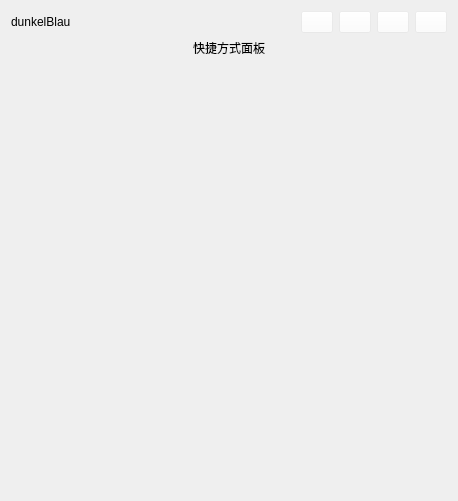
<?xml version="1.0" encoding="UTF-8"?>
<ui version="4.0">
 <class>Widget</class>
 <widget class="QWidget" name="Widget">
  <property name="geometry">
   <rect>
    <x>0</x>
    <y>0</y>
    <width>420</width>
    <height>501</height>
   </rect>
  </property>
  <property name="sizePolicy">
   <sizepolicy hsizetype="Preferred" vsizetype="Fixed">
    <horstretch>0</horstretch>
    <verstretch>0</verstretch>
   </sizepolicy>
  </property>
  <property name="minimumSize">
   <size>
    <width>0</width>
    <height>6</height>
   </size>
  </property>
  <property name="windowTitle">
   <string>Widget</string>
  </property>
  <layout class="QVBoxLayout" name="verticalLayout_3">
   <item>
    <layout class="QVBoxLayout" name="verticalLayout_global">
     <item>
      <layout class="QHBoxLayout" name="horizontalLayout">
       <item alignment="Qt::AlignLeft">
        <widget class="QLabel" name="titleLabel">
         <property name="sizePolicy">
          <sizepolicy hsizetype="Maximum" vsizetype="Preferred">
           <horstretch>0</horstretch>
           <verstretch>0</verstretch>
          </sizepolicy>
         </property>
         <property name="minimumSize">
          <size>
           <width>284</width>
           <height>0</height>
          </size>
         </property>
         <property name="maximumSize">
          <size>
           <width>81</width>
           <height>23</height>
          </size>
         </property>
         <property name="sizeIncrement">
          <size>
           <width>0</width>
           <height>0</height>
          </size>
         </property>
         <property name="baseSize">
          <size>
           <width>0</width>
           <height>0</height>
          </size>
         </property>
         <property name="text">
          <string>dunkelBlau</string>
         </property>
        </widget>
       </item>
       <item>
        <widget class="QPushButton" name="bindButton">
         <property name="sizePolicy">
          <sizepolicy hsizetype="Fixed" vsizetype="Fixed">
           <horstretch>0</horstretch>
           <verstretch>0</verstretch>
          </sizepolicy>
         </property>
         <property name="minimumSize">
          <size>
           <width>32</width>
           <height>22</height>
          </size>
         </property>
         <property name="maximumSize">
          <size>
           <width>16777215</width>
           <height>23</height>
          </size>
         </property>
         <property name="styleSheet">
          <string notr="true">background-color: rgba(255, 255, 255, 50);</string>
         </property>
         <property name="text">
          <string/>
         </property>
        </widget>
       </item>
       <item>
        <widget class="QPushButton" name="newLabelButton">
         <property name="sizePolicy">
          <sizepolicy hsizetype="Fixed" vsizetype="Fixed">
           <horstretch>0</horstretch>
           <verstretch>0</verstretch>
          </sizepolicy>
         </property>
         <property name="minimumSize">
          <size>
           <width>32</width>
           <height>22</height>
          </size>
         </property>
         <property name="styleSheet">
          <string notr="true">background-color: rgba(255, 255, 255, 50);</string>
         </property>
         <property name="text">
          <string/>
         </property>
         <property name="icon">
          <iconset resource="img.qrc">
           <normaloff>:/img/add.png</normaloff>:/img/add.png</iconset>
         </property>
        </widget>
       </item>
       <item>
        <widget class="QPushButton" name="minizeButton">
         <property name="sizePolicy">
          <sizepolicy hsizetype="Fixed" vsizetype="Fixed">
           <horstretch>0</horstretch>
           <verstretch>0</verstretch>
          </sizepolicy>
         </property>
         <property name="minimumSize">
          <size>
           <width>32</width>
           <height>22</height>
          </size>
         </property>
         <property name="styleSheet">
          <string notr="true">background-color: rgba(255, 255, 255, 50);</string>
         </property>
         <property name="text">
          <string/>
         </property>
         <property name="icon">
          <iconset resource="img.qrc">
           <normaloff>:/img/mini.png</normaloff>:/img/mini.png</iconset>
         </property>
        </widget>
       </item>
       <item>
        <widget class="QPushButton" name="closeButton">
         <property name="enabled">
          <bool>true</bool>
         </property>
         <property name="sizePolicy">
          <sizepolicy hsizetype="Fixed" vsizetype="Fixed">
           <horstretch>0</horstretch>
           <verstretch>0</verstretch>
          </sizepolicy>
         </property>
         <property name="minimumSize">
          <size>
           <width>32</width>
           <height>22</height>
          </size>
         </property>
         <property name="styleSheet">
          <string notr="true">background-color: rgba(255, 255, 255, 50);</string>
         </property>
         <property name="text">
          <string/>
         </property>
         <property name="icon">
          <iconset resource="img.qrc">
           <normaloff>:/img/icon-close.png</normaloff>:/img/icon-close.png</iconset>
         </property>
        </widget>
       </item>
      </layout>
     </item>
     <item alignment="Qt::AlignTop">
      <widget class="QLabel" name="label">
       <property name="sizePolicy">
        <sizepolicy hsizetype="Preferred" vsizetype="Preferred">
         <horstretch>0</horstretch>
         <verstretch>0</verstretch>
        </sizepolicy>
       </property>
       <property name="minimumSize">
        <size>
         <width>0</width>
         <height>0</height>
        </size>
       </property>
       <property name="text">
        <string>快捷方式面板</string>
       </property>
       <property name="alignment">
        <set>Qt::AlignCenter</set>
       </property>
      </widget>
     </item>
     <item>
      <layout class="QVBoxLayout" name="verticalLayout_part">
       <property name="spacing">
        <number>0</number>
       </property>
      </layout>
     </item>
    </layout>
   </item>
  </layout>
 </widget>
 <layoutdefault spacing="6" margin="11"/>
 <resources>
  <include location="img.qrc"/>
 </resources>
 <connections/>
</ui>
